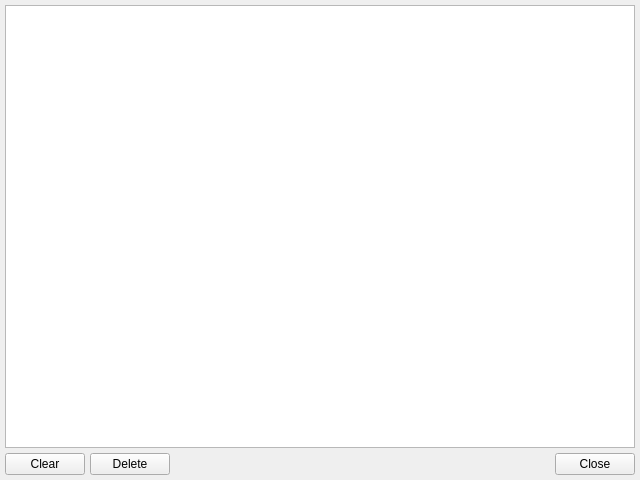
<?xml version="1.0" encoding="UTF-8"?>
<ui version="4.0">
 <class>SearchHistoryWidget</class>
 <widget class="QWidget" name="SearchHistoryWidget">
  <property name="geometry">
   <rect>
    <x>0</x>
    <y>0</y>
    <width>640</width>
    <height>480</height>
   </rect>
  </property>
  <property name="windowTitle">
   <string>History</string>
  </property>
  <property name="windowIcon">
   <iconset resource="res.qrc">
    <normaloff>:/icons/icons/history.png</normaloff>:/icons/icons/history.png</iconset>
  </property>
  <layout class="QVBoxLayout" name="verticalLayout">
   <property name="spacing">
    <number>5</number>
   </property>
   <property name="leftMargin">
    <number>5</number>
   </property>
   <property name="topMargin">
    <number>5</number>
   </property>
   <property name="rightMargin">
    <number>5</number>
   </property>
   <property name="bottomMargin">
    <number>5</number>
   </property>
   <item>
    <widget class="QTreeView" name="treeView_History">
     <property name="contextMenuPolicy">
      <enum>Qt::PreventContextMenu</enum>
     </property>
     <property name="selectionMode">
      <enum>QAbstractItemView::ExtendedSelection</enum>
     </property>
     <property name="sortingEnabled">
      <bool>true</bool>
     </property>
     <attribute name="headerMinimumSectionSize">
      <number>20</number>
     </attribute>
     <attribute name="headerDefaultSectionSize">
      <number>40</number>
     </attribute>
     <attribute name="headerStretchLastSection">
      <bool>true</bool>
     </attribute>
    </widget>
   </item>
   <item>
    <layout class="QHBoxLayout" name="horizontalLayout">
     <property name="spacing">
      <number>5</number>
     </property>
     <item>
      <widget class="QPushButton" name="pushButton_ClearHistory">
       <property name="text">
        <string>Clear</string>
       </property>
      </widget>
     </item>
     <item>
      <widget class="QPushButton" name="pushButton_DeleteSelected">
       <property name="enabled">
        <bool>true</bool>
       </property>
       <property name="text">
        <string>Delete</string>
       </property>
      </widget>
     </item>
     <item>
      <spacer name="horizontalSpacer">
       <property name="orientation">
        <enum>Qt::Horizontal</enum>
       </property>
       <property name="sizeHint" stdset="0">
        <size>
         <width>40</width>
         <height>20</height>
        </size>
       </property>
      </spacer>
     </item>
     <item>
      <widget class="QPushButton" name="pushButton_Close">
       <property name="text">
        <string>Close</string>
       </property>
      </widget>
     </item>
    </layout>
   </item>
  </layout>
 </widget>
 <resources>
  <include location="res.qrc"/>
 </resources>
 <connections>
  <connection>
   <sender>pushButton_Close</sender>
   <signal>clicked()</signal>
   <receiver>SearchHistoryWidget</receiver>
   <slot>close()</slot>
   <hints>
    <hint type="sourcelabel">
     <x>559</x>
     <y>463</y>
    </hint>
    <hint type="destinationlabel">
     <x>535</x>
     <y>463</y>
    </hint>
   </hints>
  </connection>
 </connections>
</ui>
